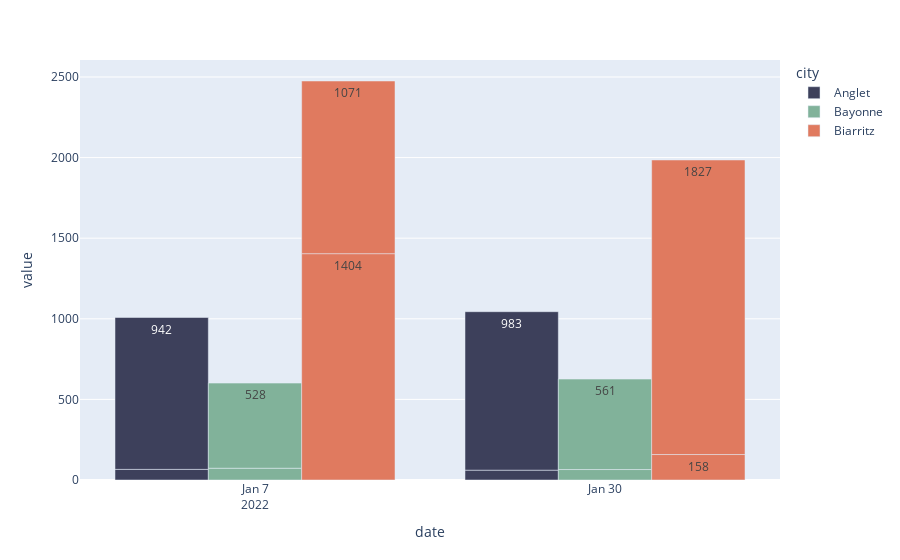

Notebook code for this chart:
### Code cell
px.bar(df_agg[df_agg.room_type == 'Logement entier'], 
        x='date', 
        y=['not_licensed', 'nb_licensed'], 
        color='city', 
        barmode='group', 
        text_auto=True,
        color_discrete_map=COLOR_MAP)

### Figure 1 — Plotly figure (JSON) as saved in the notebook; plotly's stock layout.template omitted (floating-point values rounded to 4 significant figures)
{"data": [{"alignmentgroup": "True", "hovertemplate": "city=Anglet<br>date=%{x}<br>value=%{y}<extra></extra>", "legendgroup": "Anglet", "marker": {"color": "#3d405b", "pattern": {"shape": ""}}, "name": "Anglet", "offsetgroup": "Anglet", "orientation": "v", "showlegend": true, "textposition": "auto", "texttemplate": "%{y}", "type": "bar", "x": ["2022-01-07T21:13:23.891570", "2022-01-30T17:24:15.243725", "2022-01-07T21:13:23.891570", "2022-01-30T17:24:15.243725"], "xaxis": "x", "y": [66, 61, 942, 983], "yaxis": "y"}, {"alignmentgroup": "True", "hovertemplate": "city=Bayonne<br>date=%{x}<br>value=%{y}<extra></extra>", "legendgroup": "Bayonne", "marker": {"color": "#81b29a", "pattern": {"shape": ""}}, "name": "Bayonne", "offsetgroup": "Bayonne", "orientation": "v", "showlegend": true, "textposition": "auto", "texttemplate": "%{y}", "type": "bar", "x": ["2022-01-07T21:13:23.891570", "2022-01-30T17:24:15.243725", "2022-01-07T21:13:23.891570", "2022-01-30T17:24:15.243725"], "xaxis": "x", "y": [73, 65, 528, 561], "yaxis": "y"}, {"alignmentgroup": "True", "hovertemplate": "city=Biarritz<br>date=%{x}<br>value=%{y}<extra></extra>", "legendgroup": "Biarritz", "marker": {"color": "#e07a5f", "pattern": {"shape": ""}}, "name": "Biarritz", "offsetgroup": "Biarritz", "orientation": "v", "showlegend": true, "textposition": "auto", "texttemplate": "%{y}", "type": "bar", "x": ["2022-01-07T21:13:23.891570", "2022-01-30T17:24:15.243725", "2022-01-07T21:13:23.891570", "2022-01-30T17:24:15.243725"], "xaxis": "x", "y": [1404, 158, 1071, 1827], "yaxis": "y"}], "layout": {"barmode": "group", "legend": {"title": {"text": "city"}, "tracegroupgap": 0}, "margin": {"t": 60}, "xaxis": {"anchor": "y", "domain": [0, 1], "title": {"text": "date"}}, "yaxis": {"anchor": "x", "domain": [0, 1], "title": {"text": "value"}}}}
